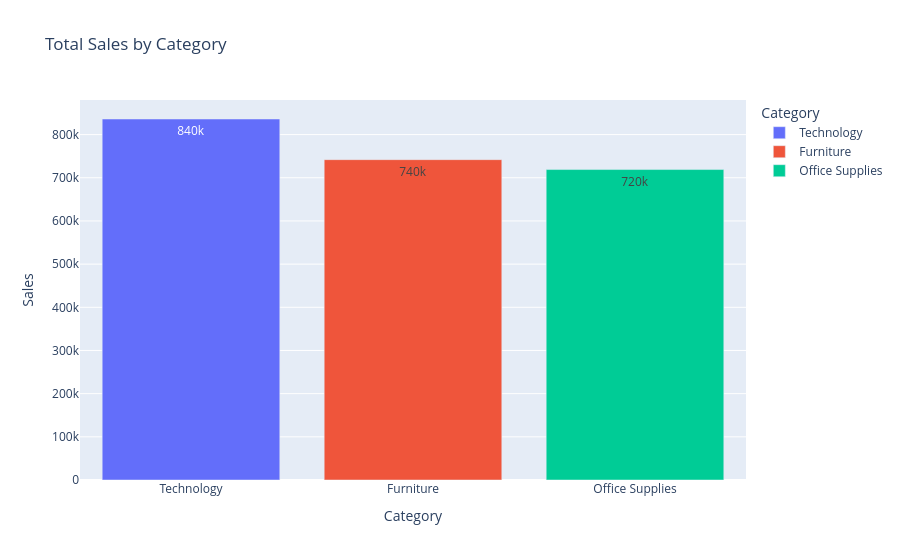

Notebook code cell kept with this figure:
### Code cell
# Sales by category
# checking which product category is driving most revenue

category_sales = df.groupby('Category')['Sales'].sum().reset_index()
category_sales = category_sales.sort_values('Sales', ascending = False)

fig = px.bar(category_sales, x = 'Category', y = 'Sales', color = 'Category', title = 'Total Sales by Category', text_auto = '.2s')
fig.show()

### Figure 1 — Plotly figure (JSON) as saved in the notebook; plotly's stock layout.template omitted (floating-point values rounded to 4 significant figures)
{"data": [{"alignmentgroup": "True", "hovertemplate": "Category=%{x}<br>Sales=%{y}<extra></extra>", "legendgroup": "Technology", "marker": {"color": "#636efa", "pattern": {"shape": ""}}, "name": "Technology", "offsetgroup": "Technology", "orientation": "v", "showlegend": true, "textposition": "auto", "texttemplate": "%{y:.2s}", "type": "bar", "x": ["Technology"], "xaxis": "x", "y": [836200.0], "yaxis": "y"}, {"alignmentgroup": "True", "hovertemplate": "Category=%{x}<br>Sales=%{y}<extra></extra>", "legendgroup": "Furniture", "marker": {"color": "#EF553B", "pattern": {"shape": ""}}, "name": "Furniture", "offsetgroup": "Furniture", "orientation": "v", "showlegend": true, "textposition": "auto", "texttemplate": "%{y:.2s}", "type": "bar", "x": ["Furniture"], "xaxis": "x", "y": [742000.0], "yaxis": "y"}, {"alignmentgroup": "True", "hovertemplate": "Category=%{x}<br>Sales=%{y}<extra></extra>", "legendgroup": "Office Supplies", "marker": {"color": "#00cc96", "pattern": {"shape": ""}}, "name": "Office Supplies", "offsetgroup": "Office Supplies", "orientation": "v", "showlegend": true, "textposition": "auto", "texttemplate": "%{y:.2s}", "type": "bar", "x": ["Office Supplies"], "xaxis": "x", "y": [719000.0], "yaxis": "y"}], "layout": {"barmode": "relative", "legend": {"title": {"text": "Category"}, "tracegroupgap": 0}, "title": {"text": "Total Sales by Category"}, "xaxis": {"anchor": "y", "categoryarray": ["Technology", "Furniture", "Office Supplies"], "categoryorder": "array", "domain": [0, 1], "title": {"text": "Category"}}, "yaxis": {"anchor": "x", "domain": [0, 1], "title": {"text": "Sales"}}}}
